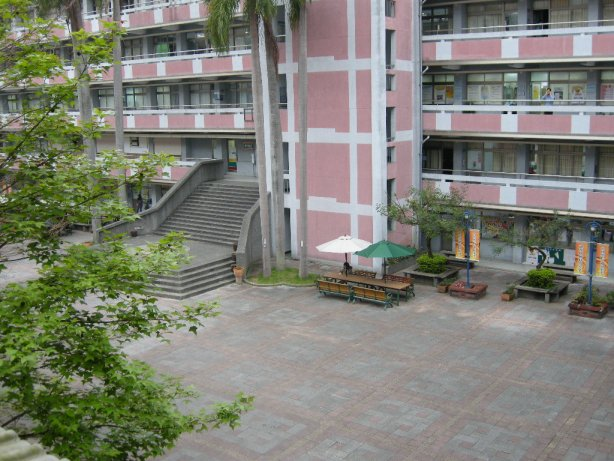
#> input picture LectureNotesCollection/CS4243/ProblemSet/A0077863N_SongYangyu_Lab2_Wed630pm/scene.jpg, 614 x 461 px
$ python main.py   (older library calls are emulated)
#> lines starting #> are read from the running program, lines starting #| are printed output that depends on the picture; after the words box and inside, x2 and y2 are one past the last pixel; in counts of white or black regions, pixels touching at a corner belong together
import cv2
import cv2.cv as cv
import numpy as np
import sys

image = cv2.imread("scene.jpg",cv2.CV_LOAD_IMAGE_GRAYSCALE)
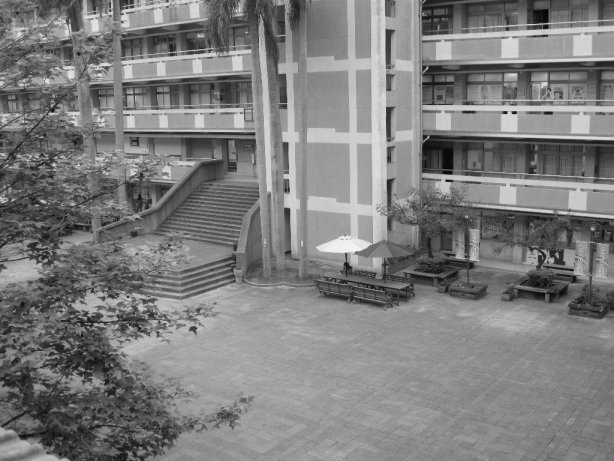
#> image: shape (461, 614); min 0, max 249, mean 125.1
features = cv2.goodFeaturesToTrack(image,100,0.01,9.0)
#> features = 100 rows, first 8: [512, 112], [445, 180], [127, 297], [346, 253], [110, 10], [167, 1], [49, 113], [288, 173]
image = cv2.imread("scene.jpg",cv2.CV_LOAD_IMAGE_COLOR)
#> image is the input picture: shape (461, 614, 3); mean B, G, R 115.5, 126.8, 125.3

width = image.shape[1]
#> width = 614
height = image.shape[0]
#> height = 461

threshold = 0.001
radius = 3
thickness = -1
lineType = 8
shift = 0

for arr in features:
  center = arr[0]
  center = (center[0],center[1])
  cv2.circle(image, center, radius, (0,0,255,0),
      thickness, lineType,shift)
#> this loop made 100 passes
#> center on passes 1 to 12: (512, 112), (445, 180), (127, 297), (346, 253), (110, 10), (167, 1), (49, 113), (288, 173), (286, 103), (94, 324), (86, 317), (573, 270)
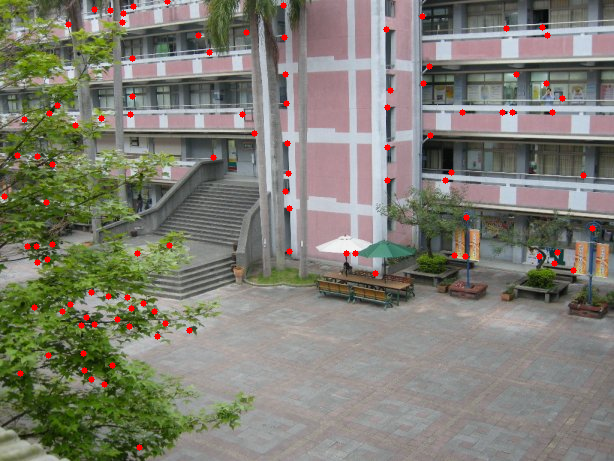
#> image: shape (461, 614, 3); 1.02% of pixels changed, all inside (x1, y1, x2, y2) = (1, 0, 596, 451)
cv2.imwrite("features.jpg",image)
